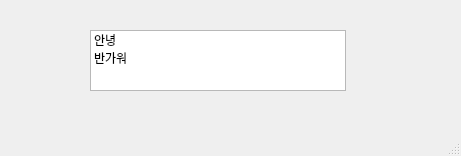
<?xml version="1.0" encoding="UTF-8"?>
<ui version="4.0">
 <class>MainWindow</class>
 <widget class="QMainWindow" name="MainWindow">
  <property name="geometry">
   <rect>
    <x>0</x>
    <y>0</y>
    <width>461</width>
    <height>156</height>
   </rect>
  </property>
  <property name="windowTitle">
   <string>MainWindow</string>
  </property>
  <widget class="QWidget" name="centralwidget">
   <widget class="QListWidget" name="lw_ex">
    <property name="geometry">
     <rect>
      <x>90</x>
      <y>30</y>
      <width>256</width>
      <height>61</height>
     </rect>
    </property>
    <item>
     <property name="text">
      <string>안녕</string>
     </property>
    </item>
    <item>
     <property name="text">
      <string>반가워</string>
     </property>
    </item>
   </widget>
  </widget>
  <widget class="QMenuBar" name="menubar">
   <property name="geometry">
    <rect>
     <x>0</x>
     <y>0</y>
     <width>461</width>
     <height>26</height>
    </rect>
   </property>
  </widget>
  <widget class="QStatusBar" name="statusbar"/>
 </widget>
 <resources/>
 <connections/>
</ui>
